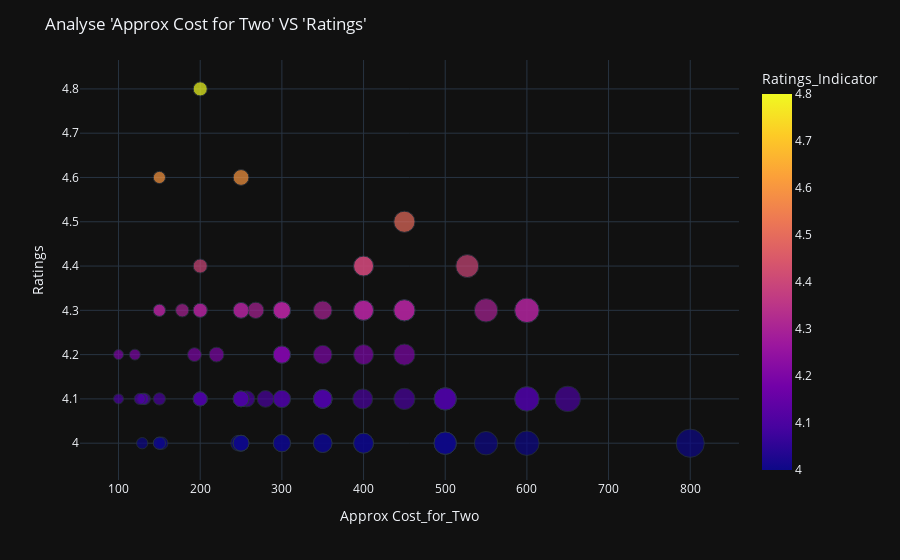

This figure's notebook cell:
### Code cell
#making a scatter graph using plotly
fig=px.scatter(x=df_highest_rated['Cost_for_Two'],
               y=df_highest_rated['Rating'],
               color=df_highest_rated['Rating'],
               size=df_highest_rated['Cost_for_Two'],
               labels={
                   'x':'Approx Cost_for_Two',
                   'y':'Ratings',
                   'color':'Ratings_Indicator',
                },
            )
fig.update_layout(
    template='plotly_dark',
    title="Analyse 'Approx Cost for Two' VS 'Ratings'",
)
fig.show()

### Figure 1 — Plotly figure (JSON) as saved in the notebook; plotly's stock layout.template omitted (floating-point values rounded to 4 significant figures)
{"data": [{"hovertemplate": "Approx Cost_for_Two=%{x}<br>Ratings=%{y}<br>size=%{marker.size}<br>Ratings_Indicator=%{marker.color}<extra></extra>", "legendgroup": "", "marker": {"color": [4.1, 4.1, 4.2, 4, 4.4, 4.1, 4.2, 4.1, 4.1, 4.1, 4.1, 4.2, 4.1, 4.1, 4.3, 4, 4.1, 4.4, 4.3, 4, 4.3, 4.4, 4.5, 4.6, 4.3, 4.1, 4.1, 4, 4.1, 4, 4.2, 4.2, 4, 4.1, 4, 4.1, 4, 4, 4, 4.3, 4, 4, 4.3, 4.3, 4.3, 4.8, 4.1, 4.2, 4.3, 4, 4.1, 4, 4.2, 4.3, 4.3, 4.4, 4.2, 4.3, 4, 4, 4.6, 4, 4.3, 4.3, 4, 4.1, 4, 4, 4.3, 4.1, 4.1, 4.2, 4.3, 4.1, 4.1, 4.1, 4.1, 4.1, 4.1, 4.1, 4.1, 4.3, 4.2, 4.3, 4.3, 4.3, 4.3, 4.1, 4, 4.3, 4.1], "coloraxis": "coloraxis", "size": [100, 200, 450, 250, 400, 500, 300, 500, 300, 250, 450, 300, 350, 600, 400, 500, 399, 200, 300, 247, 450, 527, 450, 250, 250, 132, 650, 300, 130, 150, 300, 220, 500, 350, 400, 350, 153, 350, 550, 300, 250, 250, 400, 150, 178, 200, 350, 350, 300, 129, 500, 150, 400, 550, 450, 400, 120, 600, 400, 500, 150, 350, 150, 268, 300, 257, 600, 800, 400, 250, 300, 193, 200, 600, 200, 150, 350, 126, 200, 250, 250, 600, 100, 200, 350, 450, 300, 200, 250, 250, 280], "sizemode": "area", "sizeref": 2, "symbol": "circle"}, "mode": "markers", "name": "", "orientation": "v", "showlegend": false, "type": "scatter", "x": [100, 200, 450, 250, 400, 500, 300, 500, 300, 250, 450, 300, 350, 600, 400, 500, 399, 200, 300, 247, 450, 527, 450, 250, 250, 132, 650, 300, 130, 150, 300, 220, 500, 350, 400, 350, 153, 350, 550, 300, 250, 250, 400, 150, 178, 200, 350, 350, 300, 129, 500, 150, 400, 550, 450, 400, 120, 600, 400, 500, 150, 350, 150, 268, 300, 257, 600, 800, 400, 250, 300, 193, 200, 600, 200, 150, 350, 126, 200, 250, 250, 600, 100, 200, 350, 450, 300, 200, 250, 250, 280], "xaxis": "x", "y": [4.1, 4.1, 4.2, 4, 4.4, 4.1, 4.2, 4.1, 4.1, 4.1, 4.1, 4.2, 4.1, 4.1, 4.3, 4, 4.1, 4.4, 4.3, 4, 4.3, 4.4, 4.5, 4.6, 4.3, 4.1, 4.1, 4, 4.1, 4, 4.2, 4.2, 4, 4.1, 4, 4.1, 4, 4, 4, 4.3, 4, 4, 4.3, 4.3, 4.3, 4.8, 4.1, 4.2, 4.3, 4, 4.1, 4, 4.2, 4.3, 4.3, 4.4, 4.2, 4.3, 4, 4, 4.6, 4, 4.3, 4.3, 4, 4.1, 4, 4, 4.3, 4.1, 4.1, 4.2, 4.3, 4.1, 4.1, 4.1, 4.1, 4.1, 4.1, 4.1, 4.1, 4.3, 4.2, 4.3, 4.3, 4.3, 4.3, 4.1, 4, 4.3, 4.1], "yaxis": "y"}], "layout": {"coloraxis": {"colorbar": {"title": {"text": "Ratings_Indicator"}}, "colorscale": [[0, "#0d0887"], [0.1111, "#46039f"], [0.2222, "#7201a8"], [0.3333, "#9c179e"], [0.4444, "#bd3786"], [0.5556, "#d8576b"], [0.6667, "#ed7953"], [0.7778, "#fb9f3a"], [0.8889, "#fdca26"], [1, "#f0f921"]]}, "legend": {"itemsizing": "constant", "tracegroupgap": 0}, "margin": {"t": 60}, "title": {"text": "Analyse 'Approx Cost for Two' VS 'Ratings'"}, "xaxis": {"anchor": "y", "domain": [0, 1], "title": {"text": "Approx Cost_for_Two"}}, "yaxis": {"anchor": "x", "domain": [0, 1], "title": {"text": "Ratings"}}}}
